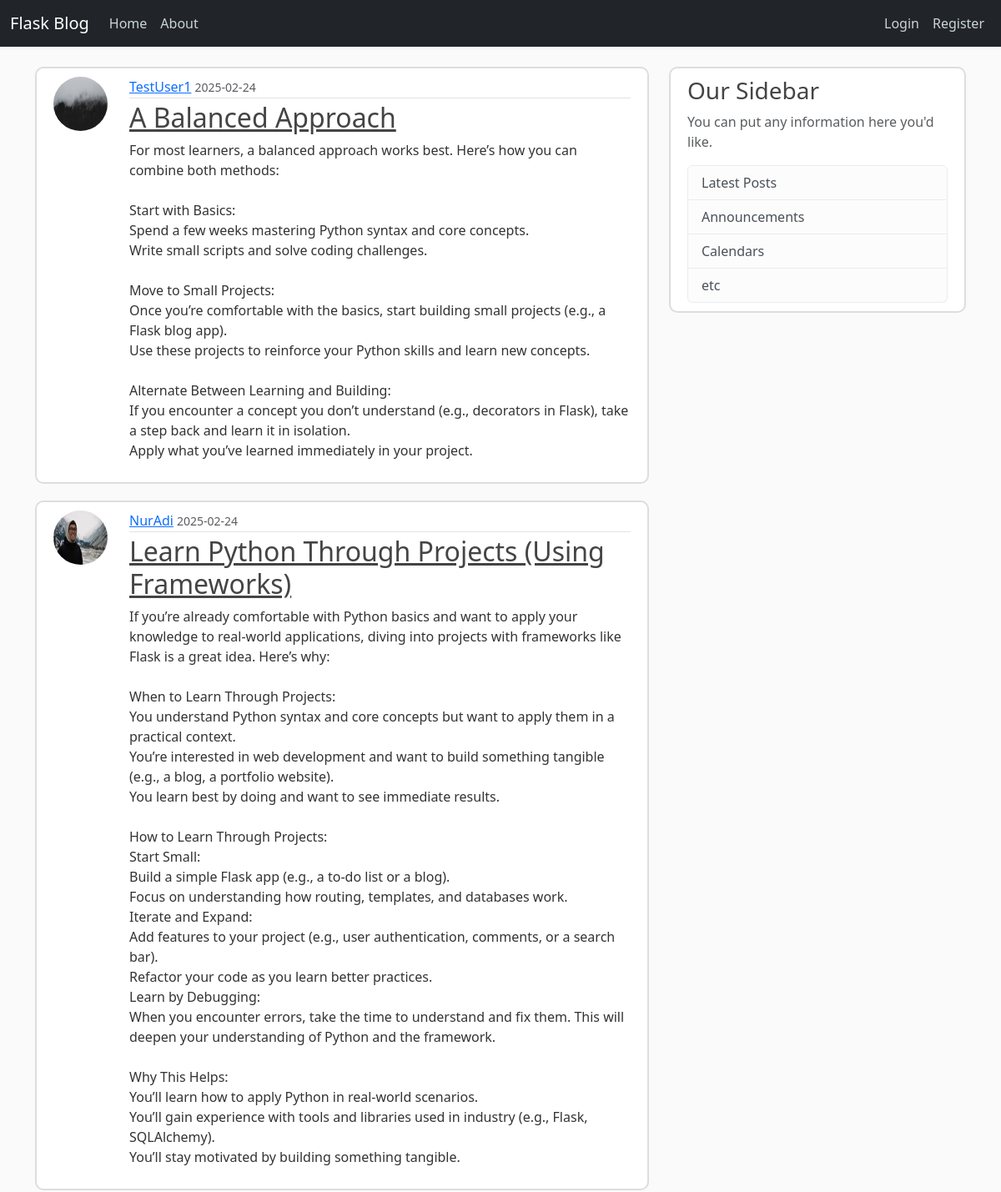
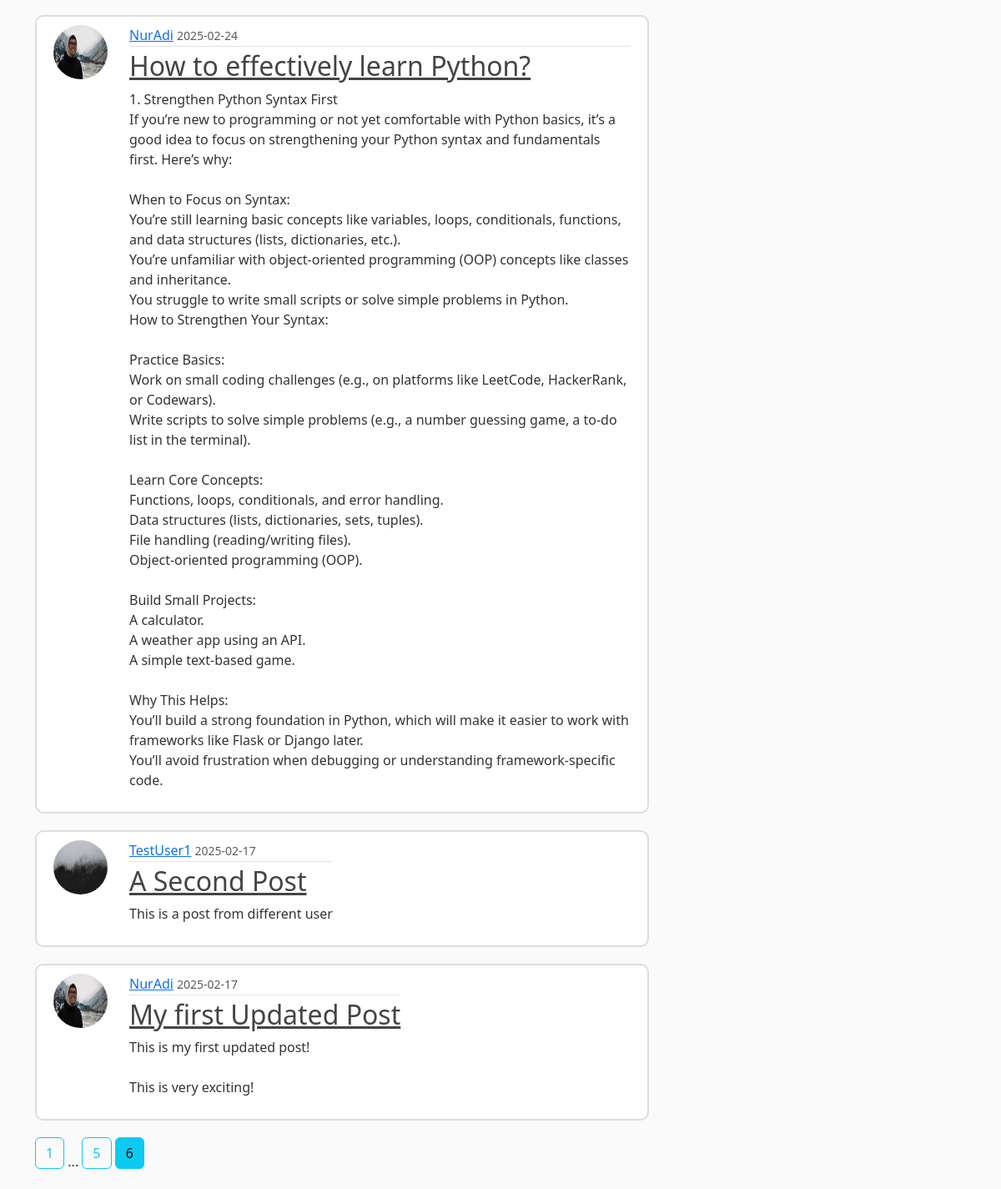
Screenshot of /home?page=6 with the database file from the repository (2 pictures, top to bottom).
### flaskblog/models.py (models this page shows, shortened)
class Post(db.Model):
    id = db.Column(db.Integer, primary_key=True)
    title = db.Column(db.String(20), nullable=False)
    date_posted = db.Column(db.DateTime, nullable=False, default=datetime.now)
    content = db.Column(db.Text, nullable=False)
    user_id = db.Column(db.Integer, db.ForeignKey('user.id'), nullable=False)

class User(db.Model, UserMixin):
    id = db.Column(db.Integer, primary_key=True)
    username = db.Column(db.String(20), unique=True, nullable=False)
    email = db.Column(db.String(120), unique=True, nullable=False)
    image_file = db.Column(db.String(20), nullable=False, default='default.jpg')
    password = db.Column(db.String(60), nullable=False)
    posts = db.relationship('Post', backref='author', lazy=True)

### flaskblog/main/routes.py (the view)
@main.route('/')
@main.route('/home')
def home():
    page = request.args.get('page', 1, type=int)
    posts = Post.query.order_by(Post.date_posted.desc()).paginate(page=page, per_page=5)
    return render_template('home.html', posts=posts)

### flaskblog/templates/home.html
{% extends 'layout.html' %}
{% block content %}
    {% for post in posts %}
        <article class="media content-section">
            <img class="rounded-circle article-img" src="{{ url_for('static', filename='profile_pics/' + post.author.image_file) }}">
          <div class="media-body">
            <div class="article-metadata">
              <a class="mr-2" href="{{ url_for('users.user_posts', username=post.author.username) }}">{{ post.author.username }}</a>
              <small class="text-muted">{{ post.date_posted.strftime('%Y-%m-%d') }}</small>
            </div>
            <h2><a class="article-title" href="{{ url_for('posts.post', post_id=post.id )}}">{{ post.title }}</a></h2>
            <p class="article-content">{{ post.content }}</p>
          </div>
        </article>
    {% endfor %}
    {% for page_num in posts.iter_pages(left_edge=1, right_edge=1, left_current=1, right_current=2) %}
        {% if page_num %}
            {% if page_num == posts.page %}
                <a class="btn btn-info mb-4" href="{{ url_for('main.home', page=page_num) }}">{{ page_num }}</a>
            {% else %}
                <a class="btn btn-outline-info mb-4" href="{{ url_for('main.home', page=page_num) }}">{{ page_num }}</a>
            {% endif %}
        {% else %}
            ...
        {% endif %}
    {% endfor %}
{% endblock content %}

### flaskblog/static/main.css (style rules this page uses)
body { background: #fafafa; color: #333333; margin-top: 5rem; }
h1, h2, h3, h4, h5, h6 { color: #444444; }
.content-section { background: #ffffff; padding: 10px 20px; border: 2px solid #dddddd; border-radius: 10px; margin-bottom: 20px; }
.article-title { color: #444444; }
.article-content { white-space: pre-line; }
.article-img { height: 65px; width: 65px; margin-right: 16px; }
.article-metadata { padding-bottom: 1px; margin-bottom: 4px; border-bottom: 1px solid #e3e3e3 }
.media { display: flex; align-items: left; }
.media-body { margin-left: 10px; }

### rows the page displays
Post: image_file (picture), author.username "TestUser1", date_posted "2025-02-24", title "A Balanced Approach", content "For most learners, a balanced approach works best. Here’s how you can combine both methods: Start with Basics: Spend a few weeks mastering Python syntax and core concepts. Write small scripts and solve coding challenges. Move to Small Projects: Once you’re comfortable with the basics, start building small projects (e.g., a Flask blog app). Use these projects to reinforce your Python skills and learn new concepts. Alternate Between Learning and Building: If you encounter a concept you don’t understand (e.g., decorators in Flask), take a step back and learn it in isolation. Apply what you’ve learned immediately in your project."
Post: image_file (picture), author.username "NurAdi", date_posted "2025-02-24", title "Learn Python Through Projects (Using Frameworks)", content "If you’re already comfortable with Python basics and want to apply your knowledge to real-world applications, diving into projects with frameworks like Flask is a great idea. Here’s why: When to Learn Through Projects: You understand Python syntax and core concepts but want to apply them in a practical context. You’re interested in web development and want to build something tangible (e.g., a blog, a portfolio website). You learn best by doing and want to see immediate results. How to Learn Through Projects: Start Small: Build a simple Flask app (e.g., a to-do list or a blog). Focus on understanding how routing, templates, and databases work. Iterate and Expand: Add features to your project…"
Post: image_file (picture), author.username "NurAdi", date_posted "2025-02-24", title "How to effectively learn Python?", content "1. Strengthen Python Syntax First If you’re new to programming or not yet comfortable with Python basics, it’s a good idea to focus on strengthening your Python syntax and fundamentals first. Here’s why: When to Focus on Syntax: You’re still learning basic concepts like variables, loops, conditionals, functions, and data structures (lists, dictionaries, etc.). You’re unfamiliar with object-oriented programming (OOP) concepts like classes and inheritance. You struggle to write small scripts or solve simple problems in Python. How to Strengthen Your Syntax: Practice Basics: Work on small coding challenges (e.g., on platforms like LeetCode, HackerRank, or Codewars). Write scripts to solve…"
Post: image_file (picture), author.username "TestUser1", date_posted "2025-02-17", title "A Second Post", content "This is a post from different user"
Post: image_file (picture), author.username "NurAdi", date_posted "2025-02-17", title "My first Updated Post", content "This is my first updated post! This is very exciting!"

### other values shown
{{ page_num }} "1" "5"
{{ page_num }} "6"
